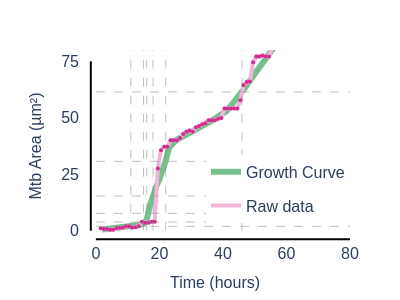

The notebook cell this image was saved under:
### Code cell
# Example usage for a single curve:
sc_figs = {}
for i, unique_ID in enumerate(unique_IDs):
    # unique_ID = '497.4.5.PS0000'
    sc_df = df[df['ID'] == unique_ID]
    time_model = sc_df['Time Model (hours)'].values
    population_model = sc_df['Mtb Area Model (µm)']
    time_points = sc_df['Time (hours)'].values -2.5
    bacterial_population = sc_df['Mtb Area Processed (µm)'].values
    # Calculate doubling points and times
    min_value = max(population_model.min(), 1.92)
    max_value = population_model.max()
    N_series = []
    N_i = min_value
    while N_i <= max_value:
        N_series.append(N_i)
        N_i *= 2
    doubling_time_indices = [np.abs(population_model - value).argmin() for value in N_series]
    doubling_time_points = time_model[doubling_time_indices]
    doubling_times = np.diff(doubling_time_points)
    print(i, doubling_times)
    # Create figure with all traces
    fig = go.Figure()
    
    # Add main trace (model)
    fig.add_trace(go.Scatter(
        x=time_model,
        y=population_model,
        mode='lines',
        line=dict(color=expanded_piyg[0], width=6),
        # name=f"ID: {unique_ID}",
        hoverinfo='skip',
        opacity=0.6,
        showlegend=True, 
        name='Growth Curve'
    ))    
    
    # Add raw data line
    fig.add_trace(go.Scatter(
        x=time_points,
        y=bacterial_population,
        mode='lines',
        line=dict(color=expanded_piyg[-2], width=4),
        showlegend=True,
        legendgroup='raw_data',  # Add this line
        name='Raw data',
        hoverinfo='skip'
    ))
    
    # Add raw data points with hover data
    fig.add_trace(go.Scatter(
        x=time_points,
        y=bacterial_population,
        mode='markers',
        marker=dict(color=expanded_piyg[-1], size=4),
        showlegend=False,
        legendgroup='raw_data',  # Add this line
        hoverinfo='text',
        customdata=sc_df['Image Link'],
        text=[f"<b>ID:</b> {unique_ID}<br><b>Time:</b> {t:.2f} hours<br><b>Mtb Growth Curve:</b> {p:.2f} µm²<br><b>Raw Mtb Area:</b> {b:.2f} µm²"
              for t, p, b in zip(time_model, population_model, bacterial_population)],
    ))
    legend_pos = {
               2: dict(x=1, y=0.1, xanchor='right', yanchor='bottom')
            }.get(i, dict(x=0.1, y=0.9, xanchor='left', yanchor='top'))
            
    # Update layout with offset axes
    fig.update_layout(
        plot_bgcolor='white',
        xaxis=dict(
            title=dict(
                text="Time (hours)",
                font=dict(family="Helvetica", size=16)
            ),
            tickfont=dict(family="Helvetica", size=16),
            gridcolor='rgba(200,200,200,0.3)',
            showline=False,
            zeroline=False,
            showgrid=False,
            range=[-5, 80],
        ),
        yaxis=dict(
            title=dict(
                text="Mtb Area (µm²)",
                font=dict(family="Helvetica", size=16)
            ),
            tickfont=dict(family="Helvetica", size=16),
            gridcolor='rgba(200,200,200,0.3)',
            showline=False,
            showgrid=False,
            zeroline=False,
            range=[-5, 80],
        ),
        font=dict(family="Helvetica", size=16),
        margin=dict(
            # l=left_pad,
            r=50,
            t=50,
            b=50,
        ), 
        width=400,
        height=300,
        legend=legend_pos
        )

        

    
    fig.update_yaxes(
           tickmode='array',
           tickvals=[0, 25, 50, 75],
           ticktext=['0', '25', '50', '75']
        )
    # Add doubling time grid lines
    add_grid_lines(fig, doubling_time_points, N_series)
    # Add axis lines
    add_axis_lines(fig, x_range=[0,80], y_range=[0,75])
    # x_range=[-2, 80], y_range=[0, 300]):
    # # Save as interactive HTML
    # save_interactive_growth_curve(fig, f'../interactive_plots/F2_sc{i}.html')

    sc_figs[i] = fig

fig

### Figure 1 — Plotly figure (JSON) as saved in the notebook; plotly's stock layout.template omitted (floating-point values rounded to 4 significant figures)
{"data": [{"hoverinfo": "skip", "line": {"color": "#1a9641", "width": 6}, "mode": "lines", "name": "Growth Curve", "opacity": 0.6, "showlegend": true, "type": "scatter", "x": [null, null, 2, 3, 4, 5, 6, 7, 8, 9, 10, 11, 12, 13, 14, 15, 16, 17, 18, 19, 20, 21, 22, 23, 24, 25, 26, 27, 28, 29, 30, 31, 32, 33, 34, 35, 36, 37, 38, 39, 40, 41, 42, 43, 44, 45, 46, 47, 48, 49, 50, 51, 52, 53, 54, 55, 56, 57, 58, 59, 60, 61, 62, 63, 64, 65, 66, 67, 68, 69, 70, 71, 72, null, null], "y": [null, null, 0.5123, 0.6335, 0.7585, 0.886, 1.015, 1.143, 1.274, 1.412, 1.578, 1.817, 2.075, 2.34, 2.63, 2.99, 4.987, 11.12, 16.01, 19.51, 22.68, 26.17, 31.05, 36.76, 38.82, 39.74, 40.64, 41.5, 42.33, 43.14, 43.95, 44.73, 45.49, 46.2, 46.87, 47.55, 48.29, 49.07, 49.88, 50.69, 51.59, 52.83, 54.42, 56.1, 57.79, 59.53, 61.4, 63.43, 65.49, 67.55, 69.62, 71.62, 73.6, 75.57, 77.53, 79.44, 81.08, 82.4, 83.6, 84.78, 85.95, 87.14, 88.44, 89.88, 91.4, 93.16, 94.89, 96.63, 98.4, 100.2, 102.0, 103.8, 105.7, null, null]}, {"hoverinfo": "skip", "legendgroup": "raw_data", "line": {"color": "#f1b6da", "width": 4}, "mode": "lines", "name": "Raw data", "showlegend": true, "type": "scatter", "x": [-2.5, -1.5, -0.5, 0.5, 1.5, 2.5, 3.5, 4.5, 5.5, 6.5, 7.5, 8.5, 9.5, 10.5, 11.5, 12.5, 13.5, 14.5, 15.5, 16.5, 17.5, 18.5, 19.5, 20.5, 21.5, 22.5, 23.5, 24.5, 25.5, 26.5, 27.5, 28.5, 29.5, 30.5, 31.5, 32.5, 33.5, 34.5, 35.5, 36.5, 37.5, 38.5, 39.5, 40.5, 41.5, 42.5, 43.5, 44.5, 45.5, 46.5, 47.5, 48.5, 49.5, 50.5, 51.5, 52.5, 53.5, 54.5, 55.5, 56.5, 57.5, 58.5, 59.5, 60.5, 61.5, 62.5, 63.5, 64.5, 65.5, 66.5, 67.5, 68.5, 69.5, 70.5, 71.5], "y": [null, null, null, null, 1.095, 0.7375, 0.7375, 0.4023, 0.4023, 1.229, 1.229, 1.408, 1.967, 1.967, 1.408, 1.542, 1.967, 3.933, 3.531, 3.531, 3.933, 4.0, 27.58, 35.67, 37.21, 37.21, 40.0, 40.0, 40.0, 41.03, 42.86, 43.83, 44.34, 43.83, 45.84, 46.31, 47.18, 47.62, 48.85, 48.85, 48.85, 49.59, 49.95, 54.08, 54.08, 54.08, 54.08, 54.08, 57.79, 64.54, 65.84, 66.02, 74.55, 77.12, 77.12, 77.55, 77.12, 77.12, 80.99, 84.32, 85.62, 86.56, 86.56, 86.56, 86.56, 88.52, 89.89, 90.58, 91.76, 99.07, 99.07, 100.4, 102.5, 103.5, 113.0]}, {"customdata": ["https://s3.eu-west-2.amazonaws.com/macrohet.glimpses/glimpse_frames/4108.4.3.ND0003/frame_067.png", "https://s3.eu-west-2.amazonaws.com/macrohet.glimpses/glimpse_frames/4108.4.3.ND0003/frame_067.png", "https://s3.eu-west-2.amazonaws.com/macrohet.glimpses/glimpse_frames/4108.4.3.ND0003/frame_067.png", "https://s3.eu-west-2.amazonaws.com/macrohet.glimpses/glimpse_frames/4108.4.3.ND0003/frame_067.png", "https://s3.eu-west-2.amazonaws.com/macrohet.glimpses/glimpse_frames/4108.4.3.ND0003/frame_067.png", "https://s3.eu-west-2.amazonaws.com/macrohet.glimpses/glimpse_frames/4108.4.3.ND0003/frame_067.png", "https://s3.eu-west-2.amazonaws.com/macrohet.glimpses/glimpse_frames/4108.4.3.ND0003/frame_067.png", "https://s3.eu-west-2.amazonaws.com/macrohet.glimpses/glimpse_frames/4108.4.3.ND0003/frame_067.png", "https://s3.eu-west-2.amazonaws.com/macrohet.glimpses/glimpse_frames/4108.4.3.ND0003/frame_067.png", "https://s3.eu-west-2.amazonaws.com/macrohet.glimpses/glimpse_frames/4108.4.3.ND0003/frame_067.png", "https://s3.eu-west-2.amazonaws.com/macrohet.glimpses/glimpse_frames/4108.4.3.ND0003/frame_067.png", "https://s3.eu-west-2.amazonaws.com/macrohet.glimpses/glimpse_frames/4108.4.3.ND0003/frame_067.png", "https://s3.eu-west-2.amazonaws.com/macrohet.glimpses/glimpse_frames/4108.4.3.ND0003/frame_067.png", "https://s3.eu-west-2.amazonaws.com/macrohet.glimpses/glimpse_frames/4108.4.3.ND0003/frame_067.png", "https://s3.eu-west-2.amazonaws.com/macrohet.glimpses/glimpse_frames/4108.4.3.ND0003/frame_067.png", "https://s3.eu-west-2.amazonaws.com/macrohet.glimpses/glimpse_frames/4108.4.3.ND0003/frame_067.png", "https://s3.eu-west-2.amazonaws.com/macrohet.glimpses/glimpse_frames/4108.4.3.ND0003/frame_067.png", "https://s3.eu-west-2.amazonaws.com/macrohet.glimpses/glimpse_frames/4108.4.3.ND0003/frame_067.png", "https://s3.eu-west-2.amazonaws.com/macrohet.glimpses/glimpse_frames/4108.4.3.ND0003/frame_067.png", "https://s3.eu-west-2.amazonaws.com/macrohet.glimpses/glimpse_frames/4108.4.3.ND0003/frame_067.png", "https://s3.eu-west-2.amazonaws.com/macrohet.glimpses/glimpse_frames/4108.4.3.ND0003/frame_067.png", "https://s3.eu-west-2.amazonaws.com/macrohet.glimpses/glimpse_frames/4108.4.3.ND0003/frame_067.png", "https://s3.eu-west-2.amazonaws.com/macrohet.glimpses/glimpse_frames/4108.4.3.ND0003/frame_067.png", "https://s3.eu-west-2.amazonaws.com/macrohet.glimpses/glimpse_frames/4108.4.3.ND0003/frame_067.png", "https://s3.eu-west-2.amazonaws.com/macrohet.glimpses/glimpse_frames/4108.4.3.ND0003/frame_067.png", "https://s3.eu-west-2.amazonaws.com/macrohet.glimpses/glimpse_frames/4108.4.3.ND0003/frame_067.png", "https://s3.eu-west-2.amazonaws.com/macrohet.glimpses/glimpse_frames/4108.4.3.ND0003/frame_067.png", "https://s3.eu-west-2.amazonaws.com/macrohet.glimpses/glimpse_frames/4108.4.3.ND0003/frame_067.png", "https://s3.eu-west-2.amazonaws.com/macrohet.glimpses/glimpse_frames/4108.4.3.ND0003/frame_067.png", "https://s3.eu-west-2.amazonaws.com/macrohet.glimpses/glimpse_frames/4108.4.3.ND0003/frame_067.png", "https://s3.eu-west-2.amazonaws.com/macrohet.glimpses/glimpse_frames/4108.4.3.ND0003/frame_067.png", "https://s3.eu-west-2.amazonaws.com/macrohet.glimpses/glimpse_frames/4108.4.3.ND0003/frame_067.png", "https://s3.eu-west-2.amazonaws.com/macrohet.glimpses/glimpse_frames/4108.4.3.ND0003/frame_067.png", "https://s3.eu-west-2.amazonaws.com/macrohet.glimpses/glimpse_frames/4108.4.3.ND0003/frame_067.png", "https://s3.eu-west-2.amazonaws.com/macrohet.glimpses/glimpse_frames/4108.4.3.ND0003/frame_067.png", "https://s3.eu-west-2.amazonaws.com/macrohet.glimpses/glimpse_frames/4108.4.3.ND0003/frame_067.png", "https://s3.eu-west-2.amazonaws.com/macrohet.glimpses/glimpse_frames/4108.4.3.ND0003/frame_067.png", "https://s3.eu-west-2.amazonaws.com/macrohet.glimpses/glimpse_frames/4108.4.3.ND0003/frame_067.png", "https://s3.eu-west-2.amazonaws.com/macrohet.glimpses/glimpse_frames/4108.4.3.ND0003/frame_067.png", "https://s3.eu-west-2.amazonaws.com/macrohet.glimpses/glimpse_frames/4108.4.3.ND0003/frame_067.png", "https://s3.eu-west-2.amazonaws.com/macrohet.glimpses/glimpse_frames/4108.4.3.ND0003/frame_067.png", "https://s3.eu-west-2.amazonaws.com/macrohet.glimpses/glimpse_frames/4108.4.3.ND0003/frame_067.png", "https://s3.eu-west-2.amazonaws.com/macrohet.glimpses/glimpse_frames/4108.4.3.ND0003/frame_067.png", "https://s3.eu-west-2.amazonaws.com/macrohet.glimpses/glimpse_frames/4108.4.3.ND0003/frame_067.png", "https://s3.eu-west-2.amazonaws.com/macrohet.glimpses/glimpse_frames/4108.4.3.ND0003/frame_067.png", "https://s3.eu-west-2.amazonaws.com/macrohet.glimpses/glimpse_frames/4108.4.3.ND0003/frame_067.png", "https://s3.eu-west-2.amazonaws.com/macrohet.glimpses/glimpse_frames/4108.4.3.ND0003/frame_067.png", "https://s3.eu-west-2.amazonaws.com/macrohet.glimpses/glimpse_frames/4108.4.3.ND0003/frame_067.png", "https://s3.eu-west-2.amazonaws.com/macrohet.glimpses/glimpse_frames/4108.4.3.ND0003/frame_067.png", "https://s3.eu-west-2.amazonaws.com/macrohet.glimpses/glimpse_frames/4108.4.3.ND0003/frame_067.png", "https://s3.eu-west-2.amazonaws.com/macrohet.glimpses/glimpse_frames/4108.4.3.ND0003/frame_067.png", "https://s3.eu-west-2.amazonaws.com/macrohet.glimpses/glimpse_frames/4108.4.3.ND0003/frame_067.png", "https://s3.eu-west-2.amazonaws.com/macrohet.glimpses/glimpse_frames/4108.4.3.ND0003/frame_067.png", "https://s3.eu-west-2.amazonaws.com/macrohet.glimpses/glimpse_frames/4108.4.3.ND0003/frame_067.png", "https://s3.eu-west-2.amazonaws.com/macrohet.glimpses/glimpse_frames/4108.4.3.ND0003/frame_067.png", "https://s3.eu-west-2.amazonaws.com/macrohet.glimpses/glimpse_frames/4108.4.3.ND0003/frame_067.png", "https://s3.eu-west-2.amazonaws.com/macrohet.glimpses/glimpse_frames/4108.4.3.ND0003/frame_067.png", "https://s3.eu-west-2.amazonaws.com/macrohet.glimpses/glimpse_frames/4108.4.3.ND0003/frame_067.png", "https://s3.eu-west-2.amazonaws.com/macrohet.glimpses/glimpse_frames/4108.4.3.ND0003/frame_067.png", "https://s3.eu-west-2.amazonaws.com/macrohet.glimpses/glimpse_frames/4108.4.3.ND0003/frame_067.png", "https://s3.eu-west-2.amazonaws.com/macrohet.glimpses/glimpse_frames/4108.4.3.ND0003/frame_067.png", "https://s3.eu-west-2.amazonaws.com/macrohet.glimpses/glimpse_frames/4108.4.3.ND0003/frame_067.png", "https://s3.eu-west-2.amazonaws.com/macrohet.glimpses/glimpse_frames/4108.4.3.ND0003/frame_067.png", "https://s3.eu-west-2.amazonaws.com/macrohet.glimpses/glimpse_frames/4108.4.3.ND0003/frame_067.png", "https://s3.eu-west-2.amazonaws.com/macrohet.glimpses/glimpse_frames/4108.4.3.ND0003/frame_067.png", "https://s3.eu-west-2.amazonaws.com/macrohet.glimpses/glimpse_frames/4108.4.3.ND0003/frame_067.png", "https://s3.eu-west-2.amazonaws.com/macrohet.glimpses/glimpse_frames/4108.4.3.ND0003/frame_067.png", "https://s3.eu-west-2.amazonaws.com/macrohet.glimpses/glimpse_frames/4108.4.3.ND0003/frame_067.png", "https://s3.eu-west-2.amazonaws.com/macrohet.glimpses/glimpse_frames/4108.4.3.ND0003/frame_067.png", "https://s3.eu-west-2.amazonaws.com/macrohet.glimpses/glimpse_frames/4108.4.3.ND0003/frame_067.png", "https://s3.eu-west-2.amazonaws.com/macrohet.glimpses/glimpse_frames/4108.4.3.ND0003/frame_067.png", "https://s3.eu-west-2.amazonaws.com/macrohet.glimpses/glimpse_frames/4108.4.3.ND0003/frame_067.png", "https://s3.eu-west-2.amazonaws.com/macrohet.glimpses/glimpse_frames/4108.4.3.ND0003/frame_067.png", "https://s3.eu-west-2.amazonaws.com/macrohet.glimpses/glimpse_frames/4108.4.3.ND0003/frame_067.png", "https://s3.eu-west-2.amazonaws.com/macrohet.glimpses/glimpse_frames/4108.4.3.ND0003/frame_067.png"], "hoverinfo": "text", "legendgroup": "raw_data", "marker": {"color": "#d02c91", "size": 4}, "mode": "markers", "showlegend": false, "text": ["<b>ID:</b> 1.4.9.PS0000<br><b>Time:</b> nan hours<br><b>Mtb Growth Curve:</b> nan µm²<br><b>Raw Mtb Area:</b> nan µm²", "<b>ID:</b> 1.4.9.PS0000<br><b>Time:</b> nan hours<br><b>Mtb Growth Curve:</b> nan µm²<br><b>Raw Mtb Area:</b> nan µm²", "<b>ID:</b> 1.4.9.PS0000<br><b>Time:</b> 2.00 hours<br><b>Mtb Growth Curve:</b> 0.51 µm²<br><b>Raw Mtb Area:</b> nan µm²", "<b>ID:</b> 1.4.9.PS0000<br><b>Time:</b> 3.00 hours<br><b>Mtb Growth Curve:</b> 0.63 µm²<br><b>Raw Mtb Area:</b> nan µm²", "<b>ID:</b> 1.4.9.PS0000<br><b>Time:</b> 4.00 hours<br><b>Mtb Growth Curve:</b> 0.76 µm²<br><b>Raw Mtb Area:</b> 1.10 µm²", "<b>ID:</b> 1.4.9.PS0000<br><b>Time:</b> 5.00 hours<br><b>Mtb Growth Curve:</b> 0.89 µm²<br><b>Raw Mtb Area:</b> 0.74 µm²", "<b>ID:</b> 1.4.9.PS0000<br><b>Time:</b> 6.00 hours<br><b>Mtb Growth Curve:</b> 1.01 µm²<br><b>Raw Mtb Area:</b> 0.74 µm²", "<b>ID:</b> 1.4.9.PS0000<br><b>Time:</b> 7.00 hours<br><b>Mtb Growth Curve:</b> 1.14 µm²<br><b>Raw Mtb Area:</b> 0.40 µm²", "<b>ID:</b> 1.4.9.PS0000<br><b>Time:</b> 8.00 hours<br><b>Mtb Growth Curve:</b> 1.27 µm²<br><b>Raw Mtb Area:</b> 0.40 µm²", "<b>ID:</b> 1.4.9.PS0000<br><b>Time:</b> 9.00 hours<br><b>Mtb Growth Curve:</b> 1.41 µm²<br><b>Raw Mtb Area:</b> 1.23 µm²", "<b>ID:</b> 1.4.9.PS0000<br><b>Time:</b> 10.00 hours<br><b>Mtb Growth Curve:</b> 1.58 µm²<br><b>Raw Mtb Area:</b> 1.23 µm²", "<b>ID:</b> 1.4.9.PS0000<br><b>Time:</b> 11.00 hours<br><b>Mtb Growth Curve:</b> 1.82 µm²<br><b>Raw Mtb Area:</b> 1.41 µm²", "<b>ID:</b> 1.4.9.PS0000<br><b>Time:</b> 12.00 hours<br><b>Mtb Growth Curve:</b> 2.07 µm²<br><b>Raw Mtb Area:</b> 1.97 µm²", "<b>ID:</b> 1.4.9.PS0000<br><b>Time:</b> 13.00 hours<br><b>Mtb Growth Curve:</b> 2.34 µm²<br><b>Raw Mtb Area:</b> 1.97 µm²", "<b>ID:</b> 1.4.9.PS0000<br><b>Time:</b> 14.00 hours<br><b>Mtb Growth Curve:</b> 2.63 µm²<br><b>Raw Mtb Area:</b> 1.41 µm²", "<b>ID:</b> 1.4.9.PS0000<br><b>Time:</b> 15.00 hours<br><b>Mtb Growth Curve:</b> 2.99 µm²<br><b>Raw Mtb Area:</b> 1.54 µm²", "<b>ID:</b> 1.4.9.PS0000<br><b>Time:</b> 16.00 hours<br><b>Mtb Growth Curve:</b> 4.99 µm²<br><b>Raw Mtb Area:</b> 1.97 µm²", "<b>ID:</b> 1.4.9.PS0000<br><b>Time:</b> 17.00 hours<br><b>Mtb Growth Curve:</b> 11.12 µm²<br><b>Raw Mtb Area:</b> 3.93 µm²", "<b>ID:</b> 1.4.9.PS0000<br><b>Time:</b> 18.00 hours<br><b>Mtb Growth Curve:</b> 16.01 µm²<br><b>Raw Mtb Area:</b> 3.53 µm²", "<b>ID:</b> 1.4.9.PS0000<br><b>Time:</b> 19.00 hours<br><b>Mtb Growth Curve:</b> 19.51 µm²<br><b>Raw Mtb Area:</b> 3.53 µm²", "<b>ID:</b> 1.4.9.PS0000<br><b>Time:</b> 20.00 hours<br><b>Mtb Growth Curve:</b> 22.68 µm²<br><b>Raw Mtb Area:</b> 3.93 µm²", "<b>ID:</b> 1.4.9.PS0000<br><b>Time:</b> 21.00 hours<br><b>Mtb Growth Curve:</b> 26.17 µm²<br><b>Raw Mtb Area:</b> 4.00 µm²", "<b>ID:</b> 1.4.9.PS0000<br><b>Time:</b> 22.00 hours<br><b>Mtb Growth Curve:</b> 31.05 µm²<br><b>Raw Mtb Area:</b> 27.58 µm²", "<b>ID:</b> 1.4.9.PS0000<br><b>Time:</b> 23.00 hours<br><b>Mtb Growth Curve:</b> 36.76 µm²<br><b>Raw Mtb Area:</b> 35.67 µm²", "<b>ID:</b> 1.4.9.PS0000<br><b>Time:</b> 24.00 hours<br><b>Mtb Growth Curve:</b> 38.82 µm²<br><b>Raw Mtb Area:</b> 37.21 µm²", "<b>ID:</b> 1.4.9.PS0000<br><b>Time:</b> 25.00 hours<br><b>Mtb Growth Curve:</b> 39.74 µm²<br><b>Raw Mtb Area:</b> 37.21 µm²", "<b>ID:</b> 1.4.9.PS0000<br><b>Time:</b> 26.00 hours<br><b>Mtb Growth Curve:</b> 40.64 µm²<br><b>Raw Mtb Area:</b> 40.00 µm²", "<b>ID:</b> 1.4.9.PS0000<br><b>Time:</b> 27.00 hours<br><b>Mtb Growth Curve:</b> 41.50 µm²<br><b>Raw Mtb Area:</b> 40.00 µm²", "<b>ID:</b> 1.4.9.PS0000<br><b>Time:</b> 28.00 hours<br><b>Mtb Growth Curve:</b> 42.33 µm²<br><b>Raw Mtb Area:</b> 40.00 µm²", "<b>ID:</b> 1.4.9.PS0000<br><b>Time:</b> 29.00 hours<br><b>Mtb Growth Curve:</b> 43.14 µm²<br><b>Raw Mtb Area:</b> 41.03 µm²", "<b>ID:</b> 1.4.9.PS0000<br><b>Time:</b> 30.00 hours<br><b>Mtb Growth Curve:</b> 43.95 µm²<br><b>Raw Mtb Area:</b> 42.86 µm²", "<b>ID:</b> 1.4.9.PS0000<br><b>Time:</b> 31.00 hours<br><b>Mtb Growth Curve:</b> 44.73 µm²<br><b>Raw Mtb Area:</b> 43.83 µm²", "<b>ID:</b> 1.4.9.PS0000<br><b>Time:</b> 32.00 hours<br><b>Mtb Growth Curve:</b> 45.49 µm²<br><b>Raw Mtb Area:</b> 44.34 µm²", "<b>ID:</b> 1.4.9.PS0000<br><b>Time:</b> 33.00 hours<br><b>Mtb Growth Curve:</b> 46.20 µm²<br><b>Raw Mtb Area:</b> 43.83 µm²", "<b>ID:</b> 1.4.9.PS0000<br><b>Time:</b> 34.00 hours<br><b>Mtb Growth Curve:</b> 46.87 µm²<br><b>Raw Mtb Area:</b> 45.84 µm²", "<b>ID:</b> 1.4.9.PS0000<br><b>Time:</b> 35.00 hours<br><b>Mtb Growth Curve:</b> 47.55 µm²<br><b>Raw Mtb Area:</b> 46.31 µm²", "<b>ID:</b> 1.4.9.PS0000<br><b>Time:</b> 36.00 hours<br><b>Mtb Growth Curve:</b> 48.29 µm²<br><b>Raw Mtb Area:</b> 47.18 µm²", "<b>ID:</b> 1.4.9.PS0000<br><b>Time:</b> 37.00 hours<br><b>Mtb Growth Curve:</b> 49.07 µm²<br><b>Raw Mtb Area:</b> 47.62 µm²", "<b>ID:</b> 1.4.9.PS0000<br><b>Time:</b> 38.00 hours<br><b>Mtb Growth Curve:</b> 49.88 µm²<br><b>Raw Mtb Area:</b> 48.85 µm²", "<b>ID:</b> 1.4.9.PS0000<br><b>Time:</b> 39.00 hours<br><b>Mtb Growth Curve:</b> 50.69 µm²<br><b>Raw Mtb Area:</b> 48.85 µm²", "<b>ID:</b> 1.4.9.PS0000<br><b>Time:</b> 40.00 hours<br><b>Mtb Growth Curve:</b> 51.59 µm²<br><b>Raw Mtb Area:</b> 48.85 µm²", "<b>ID:</b> 1.4.9.PS0000<br><b>Time:</b> 41.00 hours<br><b>Mtb Growth Curve:</b> 52.83 µm²<br><b>Raw Mtb Area:</b> 49.59 µm²", "<b>ID:</b> 1.4.9.PS0000<br><b>Time:</b> 42.00 hours<br><b>Mtb Growth Curve:</b> 54.42 µm²<br><b>Raw Mtb Area:</b> 49.95 µm²", "<b>ID:</b> 1.4.9.PS0000<br><b>Time:</b> 43.00 hours<br><b>Mtb Growth Curve:</b> 56.10 µm²<br><b>Raw Mtb Area:</b> 54.08 µm²", "<b>ID:</b> 1.4.9.PS0000<br><b>Time:</b> 44.00 hours<br><b>Mtb Growth Curve:</b> 57.79 µm²<br><b>Raw Mtb Area:</b> 54.08 µm²", "<b>ID:</b> 1.4.9.PS0000<br><b>Time:</b> 45.00 hours<br><b>Mtb Growth Curve:</b> 59.53 µm²<br><b>Raw Mtb Area:</b> 54.08 µm²", "<b>ID:</b> 1.4.9.PS0000<br><b>Time:</b> 46.00 hours<br><b>Mtb Growth Curve:</b> 61.40 µm²<br><b>Raw Mtb Area:</b> 54.08 µm²", "<b>ID:</b> 1.4.9.PS0000<br><b>Time:</b> 47.00 hours<br><b>Mtb Growth Curve:</b> 63.43 µm²<br><b>Raw Mtb Area:</b> 54.08 µm²", "<b>ID:</b> 1.4.9.PS0000<br><b>Time:</b> 48.00 hours<br><b>Mtb Growth Curve:</b> 65.49 µm²<br><b>Raw Mtb Area:</b> 57.79 µm²", "<b>ID:</b> 1.4.9.PS0000<br><b>Time:</b> 49.00 hours<br><b>Mtb Growth Curve:</b> 67.55 µm²<br><b>Raw Mtb Area:</b> 64.54 µm²", "<b>ID:</b> 1.4.9.PS0000<br><b>Time:</b> 50.00 hours<br><b>Mtb Growth Curve:</b> 69.62 µm²<br><b>Raw Mtb Area:</b> 65.84 µm²", "<b>ID:</b> 1.4.9.PS0000<br><b>Time:</b> 51.00 hours<br><b>Mtb Growth Curve:</b> 71.62 µm²<br><b>Raw Mtb Area:</b> 66.02 µm²", "<b>ID:</b> 1.4.9.PS0000<br><b>Time:</b> 52.00 hours<br><b>Mtb Growth Curve:</b> 73.60 µm²<br><b>Raw Mtb Area:</b> 74.55 µm²", "<b>ID:</b> 1.4.9.PS0000<br><b>Time:</b> 53.00 hours<br><b>Mtb Growth Curve:</b> 75.57 µm²<br><b>Raw Mtb Area:</b> 77.12 µm²", "<b>ID:</b> 1.4.9.PS0000<br><b>Time:</b> 54.00 hours<br><b>Mtb Growth Curve:</b> 77.53 µm²<br><b>Raw Mtb Area:</b> 77.12 µm²", "<b>ID:</b> 1.4.9.PS0000<br><b>Time:</b> 55.00 hours<br><b>Mtb Growth Curve:</b> 79.44 µm²<br><b>Raw Mtb Area:</b> 77.55 µm²", "<b>ID:</b> 1.4.9.PS0000<br><b>Time:</b> 56.00 hours<br><b>Mtb Growth Curve:</b> 81.08 µm²<br><b>Raw Mtb Area:</b> 77.12 µm²", "<b>ID:</b> 1.4.9.PS0000<br><b>Time:</b> 57.00 hours<br><b>Mtb Growth Curve:</b> 82.40 µm²<br><b>Raw Mtb Area:</b> 77.12 µm²", "<b>ID:</b> 1.4.9.PS0000<br><b>Time:</b> 58.00 hours<br><b>Mtb Growth Curve:</b> 83.60 µm²<br><b>Raw Mtb Area:</b> 80.99 µm²", "<b>ID:</b> 1.4.9.PS0000<br><b>Time:</b> 59.00 hours<br><b>Mtb Growth Curve:</b> 84.78 µm²<br><b>Raw Mtb Area:</b> 84.32 µm²", "<b>ID:</b> 1.4.9.PS0000<br><b>Time:</b> 60.00 hours<br><b>Mtb Growth Curve:</b> 85.95 µm²<br><b>Raw Mtb Area:</b> 85.62 µm²", "<b>ID:</b> 1.4.9.PS0000<br><b>Time:</b> 61.00 hours<br><b>Mtb Growth Curve:</b> 87.14 µm²<br><b>Raw Mtb Area:</b> 86.56 µm²", "<b>ID:</b> 1.4.9.PS0000<br><b>Time:</b> 62.00 hours<br><b>Mtb Growth Curve:</b> 88.44 µm²<br><b>Raw Mtb Area:</b> 86.56 µm²", "<b>ID:</b> 1.4.9.PS0000<br><b>Time:</b> 63.00 hours<br><b>Mtb Growth Curve:</b> 89.88 µm²<br><b>Raw Mtb Area:</b> 86.56 µm²", "<b>ID:</b> 1.4.9.PS0000<br><b>Time:</b> 64.00 hours<br><b>Mtb Growth Curve:</b> 91.40 µm²<br><b>Raw Mtb Area:</b> 86.56 µm²", "<b>ID:</b> 1.4.9.PS0000<br><b>Time:</b> 65.00 hours<br><b>Mtb Growth Curve:</b> 93.16 µm²<br><b>Raw Mtb Area:</b> 88.52 µm²", "<b>ID:</b> 1.4.9.PS0000<br><b>Time:</b> 66.00 hours<br><b>Mtb Growth Curve:</b> 94.89 µm²<br><b>Raw Mtb Area:</b> 89.89 µm²", "<b>ID:</b> 1.4.9.PS0000<br><b>Time:</b> 67.00 hours<br><b>Mtb Growth Curve:</b> 96.63 µm²<br><b>Raw Mtb Area:</b> 90.58 µm²", "<b>ID:</b> 1.4.9.PS0000<br><b>Time:</b> 68.00 hours<br><b>Mtb Growth Curve:</b> 98.40 µm²<br><b>Raw Mtb Area:</b> 91.76 µm²", "<b>ID:</b> 1.4.9.PS0000<br><b>Time:</b> 69.00 hours<br><b>Mtb Growth Curve:</b> 100.19 µm²<br><b>Raw Mtb Area:</b> 99.07 µm²", "<b>ID:</b> 1.4.9.PS0000<br><b>Time:</b> 70.00 hours<br><b>Mtb Growth Curve:</b> 102.01 µm²<br><b>Raw Mtb Area:</b> 99.07 µm²", "<b>ID:</b> 1.4.9.PS0000<br><b>Time:</b> 71.00 hours<br><b>Mtb Growth Curve:</b> 103.84 µm²<br><b>Raw Mtb Area:</b> 100.41 µm²", "<b>ID:</b> 1.4.9.PS0000<br><b>Time:</b> 72.00 hours<br><b>Mtb Growth Curve:</b> 105.69 µm²<br><b>Raw Mtb Area:</b> 102.51 µm²", "<b>ID:</b> 1.4.9.PS0000<br><b>Time:</b> nan hours<br><b>Mtb Growth Curve:</b> nan µm²<br><b>Raw Mtb Area:</b> 103.52 µm²", "<b>ID:</b> 1.4.9.PS0000<br><b>Time:</b> nan hours<br><b>Mtb Growth Curve:</b> nan µm²<br><b>Raw Mtb Area:</b> 113.04 µm²"], "type": "scatter", "x": [-2.5, -1.5, -0.5, 0.5, 1.5, 2.5, 3.5, 4.5, 5.5, 6.5, 7.5, 8.5, 9.5, 10.5, 11.5, 12.5, 13.5, 14.5, 15.5, 16.5, 17.5, 18.5, 19.5, 20.5, 21.5, 22.5, 23.5, 24.5, 25.5, 26.5, 27.5, 28.5, 29.5, 30.5, 31.5, 32.5, 33.5, 34.5, 35.5, 36.5, 37.5, 38.5, 39.5, 40.5, 41.5, 42.5, 43.5, 44.5, 45.5, 46.5, 47.5, 48.5, 49.5, 50.5, 51.5, 52.5, 53.5, 54.5, 55.5, 56.5, 57.5, 58.5, 59.5, 60.5, 61.5, 62.5, 63.5, 64.5, 65.5, 66.5, 67.5, 68.5, 69.5, 70.5, 71.5], "y": [null, null, null, null, 1.095, 0.7375, 0.7375, 0.4023, 0.4023, 1.229, 1.229, 1.408, 1.967, 1.967, 1.408, 1.542, 1.967, 3.933, 3.531, 3.531, 3.933, 4.0, 27.58, 35.67, 37.21, 37.21, 40.0, 40.0, 40.0, 41.03, 42.86, 43.83, 44.34, 43.83, 45.84, 46.31, 47.18, 47.62, 48.85, 48.85, 48.85, 49.59, 49.95, 54.08, 54.08, 54.08, 54.08, 54.08, 57.79, 64.54, 65.84, 66.02, 74.55, 77.12, 77.12, 77.55, 77.12, 77.12, 80.99, 84.32, 85.62, 86.56, 86.56, 86.56, 86.56, 88.52, 89.89, 90.58, 91.76, 99.07, 99.07, 100.4, 102.5, 103.5, 113.0]}], "layout": {"font": {"family": "Helvetica", "size": 16}, "height": 300, "legend": {"x": 1, "xanchor": "right", "y": 0.1, "yanchor": "bottom"}, "margin": {"b": 50, "r": 50, "t": 50}, "plot_bgcolor": "white", "shapes": [{"line": {"color": "gray", "dash": "dash", "width": 1}, "opacity": 0.5, "type": "line", "x0": 11, "x1": 11, "y0": 0, "y1": 300}, {"line": {"color": "gray", "dash": "dash", "width": 1}, "opacity": 0.5, "type": "line", "x0": 0, "x1": 80, "y0": 1.92, "y1": 1.92}, {"line": {"color": "gray", "dash": "dash", "width": 1}, "opacity": 0.5, "type": "line", "x0": 15, "x1": 15, "y0": 0, "y1": 300}, {"line": {"color": "gray", "dash": "dash", "width": 1}, "opacity": 0.5, "type": "line", "x0": 0, "x1": 80, "y0": 3.84, "y1": 3.84}, {"line": {"color": "gray", "dash": "dash", "width": 1}, "opacity": 0.5, "type": "line", "x0": 16, "x1": 16, "y0": 0, "y1": 300}, {"line": {"color": "gray", "dash": "dash", "width": 1}, "opacity": 0.5, "type": "line", "x0": 0, "x1": 80, "y0": 7.68, "y1": 7.68}, {"line": {"color": "gray", "dash": "dash", "width": 1}, "opacity": 0.5, "type": "line", "x0": 18, "x1": 18, "y0": 0, "y1": 300}, {"line": {"color": "gray", "dash": "dash", "width": 1}, "opacity": 0.5, "type": "line", "x0": 0, "x1": 80, "y0": 15.36, "y1": 15.36}, {"line": {"color": "gray", "dash": "dash", "width": 1}, "opacity": 0.5, "type": "line", "x0": 22, "x1": 22, "y0": 0, "y1": 300}, {"line": {"color": "gray", "dash": "dash", "width": 1}, "opacity": 0.5, "type": "line", "x0": 0, "x1": 80, "y0": 30.72, "y1": 30.72}, {"line": {"color": "gray", "dash": "dash", "width": 1}, "opacity": 0.5, "type": "line", "x0": 46, "x1": 46, "y0": 0, "y1": 300}, {"line": {"color": "gray", "dash": "dash", "width": 1}, "opacity": 0.5, "type": "line", "x0": 0, "x1": 80, "y0": 61.44, "y1": 61.44}, {"line": {"color": "black", "dash": "solid", "width": 2}, "type": "line", "x0": -1.6, "x1": -1.6, "xref": "x", "y0": 0, "y1": 75, "yref": "y"}, {"line": {"color": "black", "dash": "solid", "width": 2}, "type": "line", "x0": 0, "x1": 80, "xref": "x", "y0": -3.75, "y1": -3.75, "yref": "y"}], "width": 400, "xaxis": {"gridcolor": "rgba(200,200,200,0.3)", "range": [-5, 80], "showgrid": false, "showline": false, "tickfont": {"family": "Helvetica", "size": 16}, "title": {"font": {"family": "Helvetica", "size": 16}, "text": "Time (hours)"}, "type": "linear", "zeroline": false}, "yaxis": {"gridcolor": "rgba(200,200,200,0.3)", "range": [-5, 80], "showgrid": false, "showline": false, "tickfont": {"family": "Helvetica", "size": 16}, "tickmode": "array", "ticktext": ["0", "25", "50", "75"], "tickvals": [0, 25, 50, 75], "title": {"font": {"family": "Helvetica", "size": 16}, "text": "Mtb Area (µm²)"}, "type": "linear", "zeroline": false}}}
